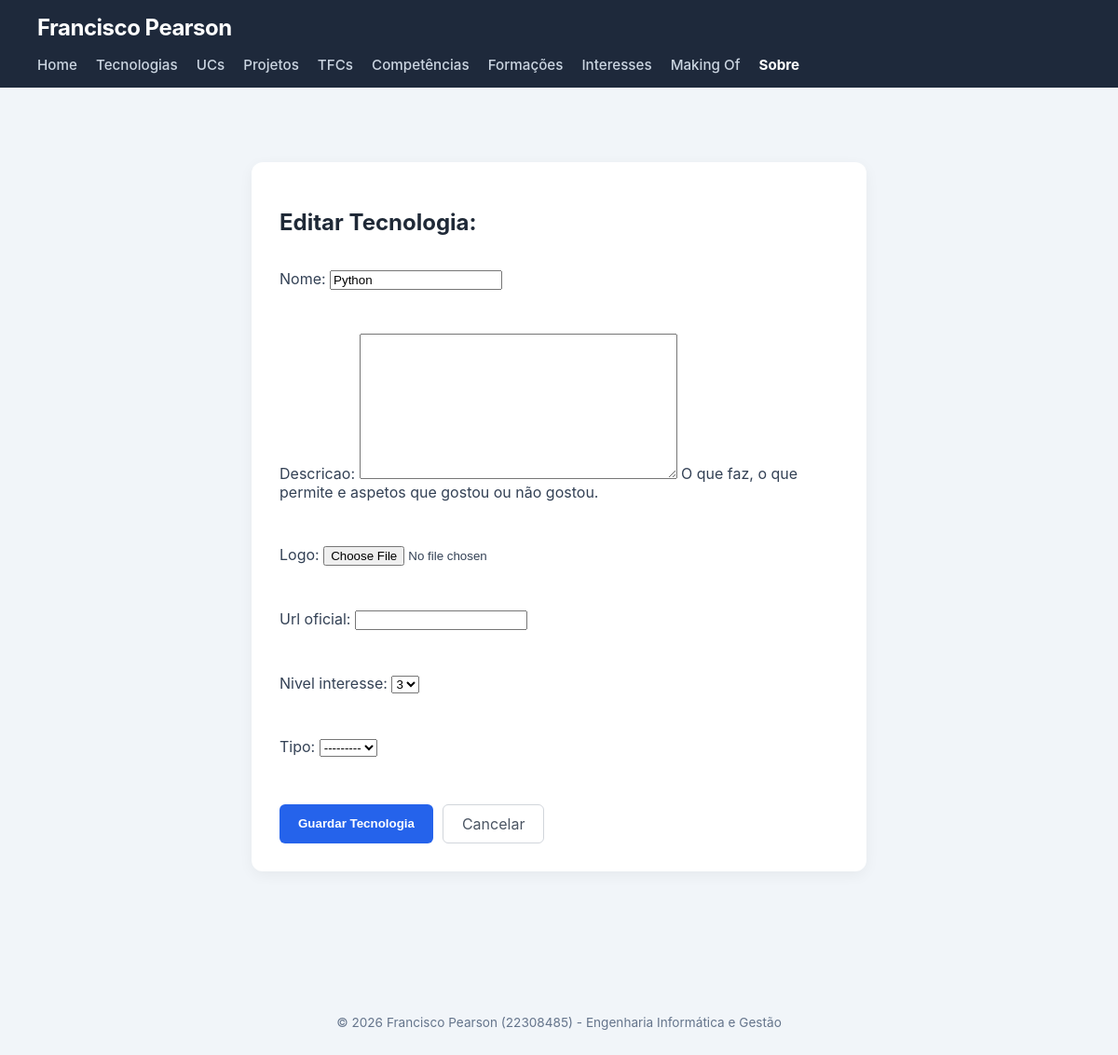
Screenshot of /portfolio/tecnologias/editar/6/ with the database file from the repository.
### portfolio/models.py (models this page shows, shortened)
class Tecnologia(models.Model):
    NIVEL_CHOICES = [(i, str(i)) for i in range(1, 6)]
    nome = models.CharField(max_length=100)
    descricao = models.TextField(
        blank=True,
        help_text="O que faz, o que permite e aspetos que gostou ou não gostou."
    )
    logo = models.ImageField(upload_to='tecnologias/', blank=True, null=True)
    url_oficial = models.URLField(blank=True)
    nivel_interesse = models.IntegerField(choices=NIVEL_CHOICES, default=3)
    tipo = models.ForeignKey(
        TipoTecnologia,
        on_delete=models.SET_NULL,
        null=True,
        blank=True,
        related_name="tecnologias"
    )

### portfolio/views.py (the view)
# urls.py: path('tecnologias/editar/<int:tecnologia_id>/', views.editar_tecnologia_view, name='editar_tecnologia'),
def editar_tecnologia_view(request, tecnologia_id):
    tecnologia = get_object_or_404(Tecnologia, id=tecnologia_id)
    if request.method == 'POST':
        form = TecnologiaForm(request.POST, request.FILES, instance=tecnologia)
        if form.is_valid():
            form.save()
            return redirect('portfolio:tecnologias')
    else:
        form = TecnologiaForm(instance=tecnologia)
    return render(request, 'portfolio/editar_tecnologia.html', {'form': form, 'tecnologia': tecnologia})

### portfolio/forms.py
class TecnologiaForm(forms.ModelForm):
    class Meta:
        model = Tecnologia
        fields = '__all__'

### portfolio/templates/portfolio/editar_tecnologia.html (shortened to what this page needs)
{% extends 'portfolio/base.html' %}
{% block content %}
<div style="max-width: 600px; margin: 40px auto; background: white; padding: 30px; border-radius: 12px; box-shadow: 0 4px 15px rgba(0,0,0,0.05);">
    <h2 style="color: #1f2937; margin-bottom: 20px;">
        {% if tecnologia %}
            Editar Tecnologia: {{ tecnologia.titulo }}
        {% else %}
            Editar Tecnologia
        {% endif %}
    </h2>
    <form method="POST" action="" enctype="multipart/form-data" style="display: flex; flex-direction: column; gap: 15px;">
        {{ form.as_p }}
        <div style="margin-top: 20px; display: flex; gap: 10px;">
            <button type="submit" style="background: #2563eb; color: white; border: none; padding: 10px 20px; border-radius: 6px; font-weight: bold; cursor: pointer;">
                Guardar Tecnologia
            </button>
            <a href="{% url 'portfolio:projetos' %}" style="padding: 10px 20px; color: #4b5563; text-decoration: none; border: 1px solid #d1d5db; border-radius: 6px;">
                Cancelar
            </a>
        </div>
    </form>
</div>
{% endblock %}

### portfolio/templates/portfolio/base.html (style rules this page uses)
body { margin: 0; font-family: -apple-system, BlinkMacSystemFont, "Segoe UI", Roboto, Helvetica, Arial, sans-serif; background-color: #f1f5f9; color: #334155; }

### rows the page displays
Tecnologia: nome "Python", nivel_interesse "3", tipo "---------"
